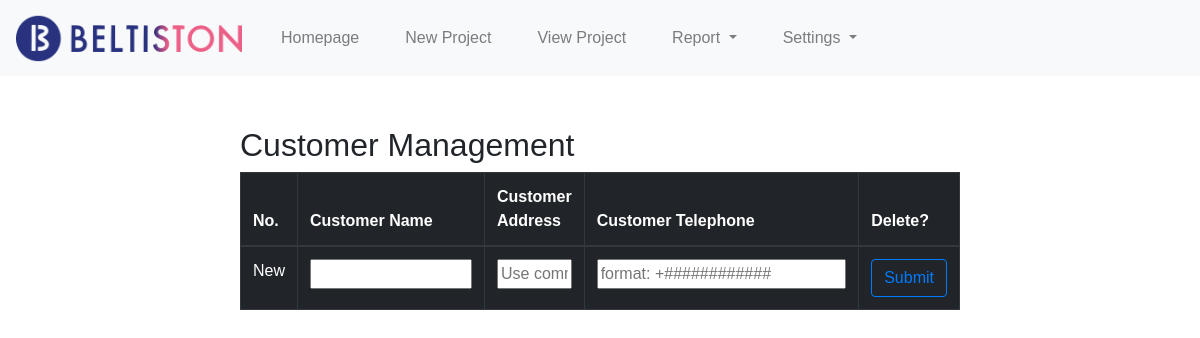
The page /settings-customer on the database as committed earlier.
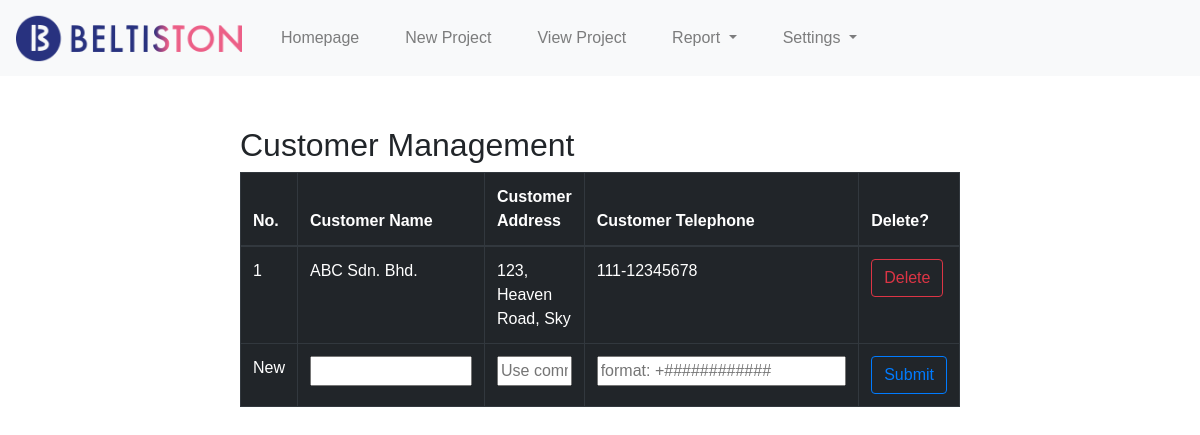
The same page on the database as committed later.
### tables this page shows
CREATE TABLE customers (
                    id INTEGER PRIMARY KEY AUTOINCREMENT,
                    name TEXT,
                    address TEXT,
                    telephone TEXT
                );

### app.py (the view, shortened to what this page needs)
@app.route("/settings-customer", methods=["POST", "GET"])
def settingscustomer():
    results = showcustomer()
    if request.method == "GET":
        return render_template("settings-customer.html", results=results,
                               cus_name="", cus_add="", cus_tel="")

### backendprocess.py (called while the page is built)
def showcustomer():
    with sqlite3.connect('p1_database.db') as conn:
        cur = conn.cursor()
        cur.execute("""SELECT * FROM customers;""")
    return cur.fetchall()

### templates/settings-customer.html (shortened to what this page needs)
{% extends "layout.html" %}
{% block body %}
<div class="settings-customer-mainbody">
    <h2>Customer Management</h2>
    <table class="table table-bordered stripped table-dark">
        <thead>
            <tr>
                <th style="width:20px">No.</th>
                <th style="width:200px">Customer Name</th>
                <th>Customer Address</th>
                <th style="width:300px">Customer Telephone</th>
                <th style="width:50px">Delete?</th>
            </tr>
        </thead>
        <tbody>
            {% for result in results %}
            <tr>
                <td>{{loop.index}}</td>
                <td>{{result[1]}}</td>
                <td>{{result[2]}}</td>
                <td>{{result[3]}}</td>
                <td>
                    <form action="/deletecustomer" method="POST" onsubmit="return confirm('Do you really want to delete this customer?');">
                        <input type="submit" value="Delete" class="btn btn-outline-danger">
                    </form>
                </td>
            </tr>
            {% endfor %}
            <form action="/settings-customer" method="POST">
            <tr>
                <td>New</td>
                <td><input class="newcustomer" name="newcustomer" type="text" required value="{{cus_name}}"></td>
                <td><input class="newcustomer" name="newaddress" type="text" required value="{{cus_add}}" placeholder="Use comma (,) to break lines when printing later."></td>
                <td><input class="newcustomer" name="newtelephone" type="text" required value="{{cus_tel}}" placeholder="format: +############"></td>
                <td><input type="submit" value="Submit" class="btn btn-outline-primary"></td>
            </tr>
            </form>
        </tbody>
    </table>
</div>
{% endblock %}

Rows that differ between the two databases and show on the page:
added customers: name "ABC Sdn. Bhd.", address "123, Heaven Road, Sky", telephone "111-12345678"
